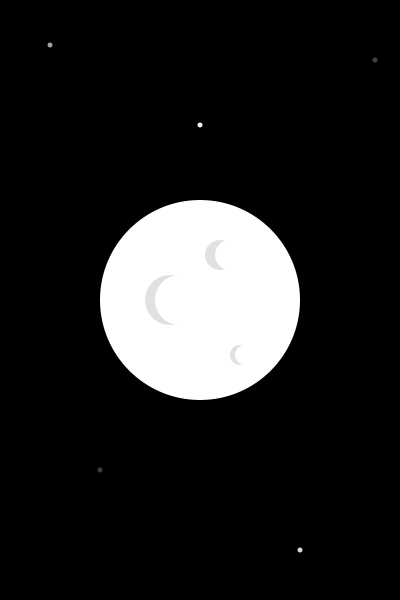
Frame 1 (no input)
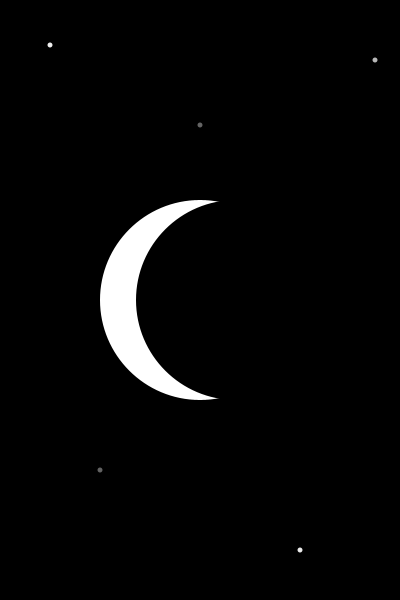
Frame 60 (the mouse pressed at the canvas centre just before this capture)
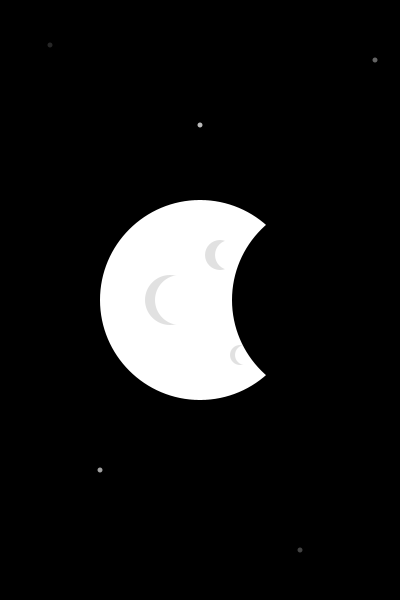
Frame 120 (the mouse held since frame 60 and released just before this capture)

The Processing sketch that drew these frames (run headless with seeded random() and noise(); from frame 60 on, the mouse is pressed at the canvas centre):

// Processing sketch: processing_75372
// ── processing_75372.pde

float xPosition;
float yPosition;
float xSpeed= 4;
int dir =1;

void setup(){
  size(400,600);
  frameRate(20);
  background(0);
  yPosition = height/2;
  smooth();

}

void draw(){
  background(0);
  noStroke();
  //moon
  fill(255);
  ellipse(width/2, height/2, 200, 200);
  //stars
  fill(random(0,255));
  ellipse(50, 45, 5, 5);
  
   fill(random(0,255));
  ellipse(375, 60, 5, 5);
  
   fill(random(0,255));
  ellipse(200, 125, 5, 5);
  
  fill(random(0,255));
  ellipse(100, 470, 5, 5);
  
  fill(random(0,255));
  ellipse(300, 550, 5, 5);  
  
  //moon shadows
  fill(225);
  ellipse(170,300,50,50);

   fill(255);
  ellipse(180,300,50,50); 
 
   fill(225);
  ellipse(220,255,30,30);

   fill(255);
  ellipse(230,255,30,30); 
  
    fill(225);
  ellipse(240,355,20,20);

   fill(255);
  ellipse(245,355,20,20); 
 
 //moon moving shadow 
  fill(0);
  ellipse(xPosition, yPosition, 200, 200);
 
  if(xPosition>width || xPosition <0){ // && : and, || or
   dir = dir *-1;
  }
   xPosition= xPosition+ (xSpeed*dir);
}
